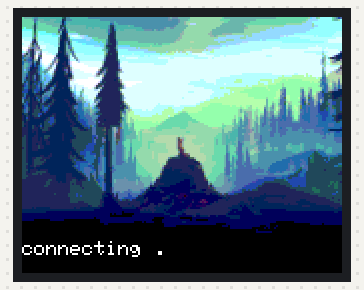
A sketch run on a simulated ESP32. On the bench: 160×128 colour display.

Above: at 1.3 s.
At 7.3 s:
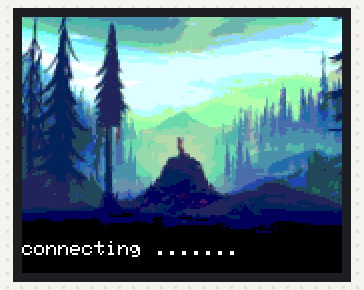
At 8.3 s:
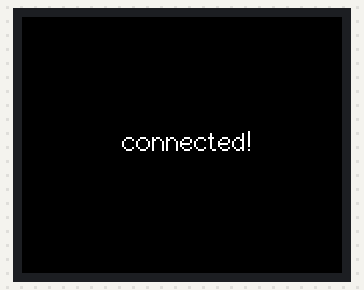
At 11.3 s:
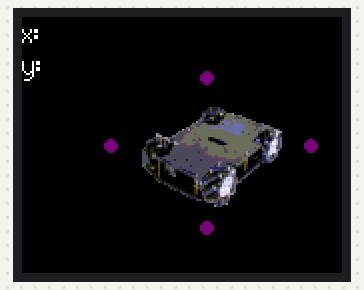

The sketch:

ST7735.ino
```cpp
#include <TFT_eSPI.h>
#include <SPI.h>
#include "imgs.h"

#define SCREEN_WIDTH 160
#define SCREEN_HEIGHT 128

TFT_eSPI tft = TFT_eSPI();

void setup() {
  tft.init();
  tft.setRotation(3);
  tft.setTextFont(1);

  tft.pushImage(0, 0, SCREEN_WIDTH, SCREEN_HEIGHT, fox);
  tft.setCursor(0, 112);

  tft.print("connecting ");

  for(int i = 0; i < 7; i++) {
    delay(1000);
    tft.print(".");
  }

  tft.setTextFont(2);

  delay(1000);
  tft.setCursor(50, 54);
  tft.fillScreen(TFT_BLACK);
  tft.println("connected!");
  delay(3000);
  tft.fillScreen(TFT_BLACK);
}

void loop() {
  // put your main code here, to run repeatedly
  tft.setCursor(0, 0);
  tft.println("x: ");
  tft.println("y: ");

  tft.pushImage(60, 45, 70, 50, car1);

  //up
  tft.fillCircle(92, 30, 3, TFT_PURPLE);

  //right
  tft.fillCircle(144, 64, 3, TFT_PURPLE);

  //down
  tft.fillCircle(92, 105, 3, TFT_PURPLE);

  //left
  tft.fillCircle(44, 64, 3, TFT_PURPLE);
}
```

Source omitted: imgs.h (data table, 145112 bytes)

Measured:
- what the display in image 1 shows lasts 1.0 s, from 7.2 s to 8.2 s
- what the display in image 2 shows lasts 3.1 s, from 8.2 s to 11.3 s
